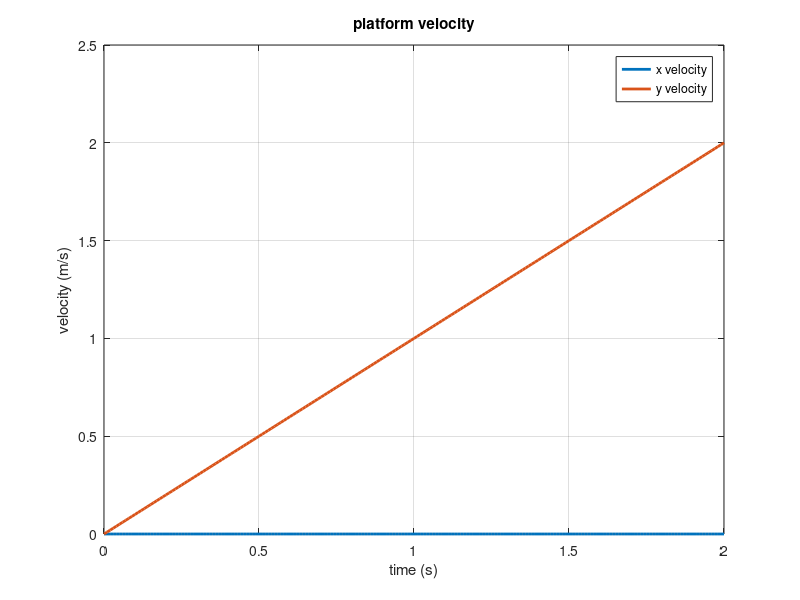
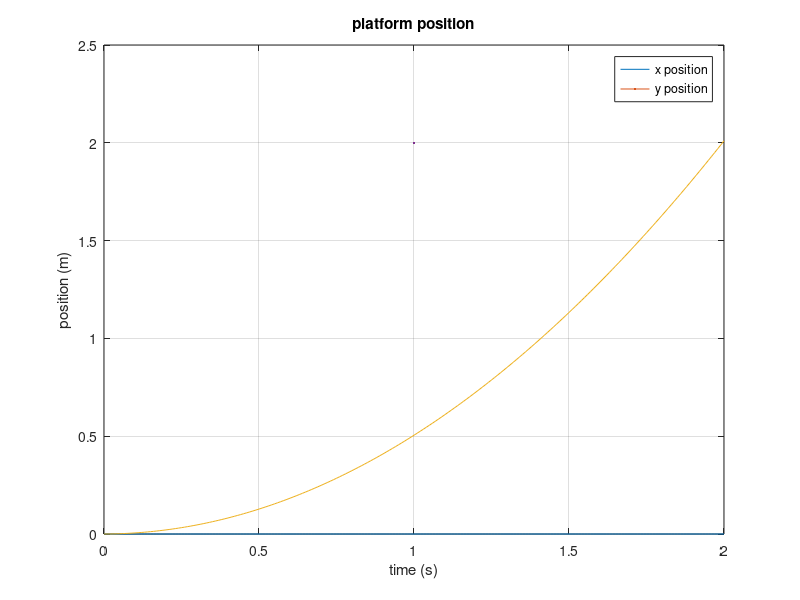
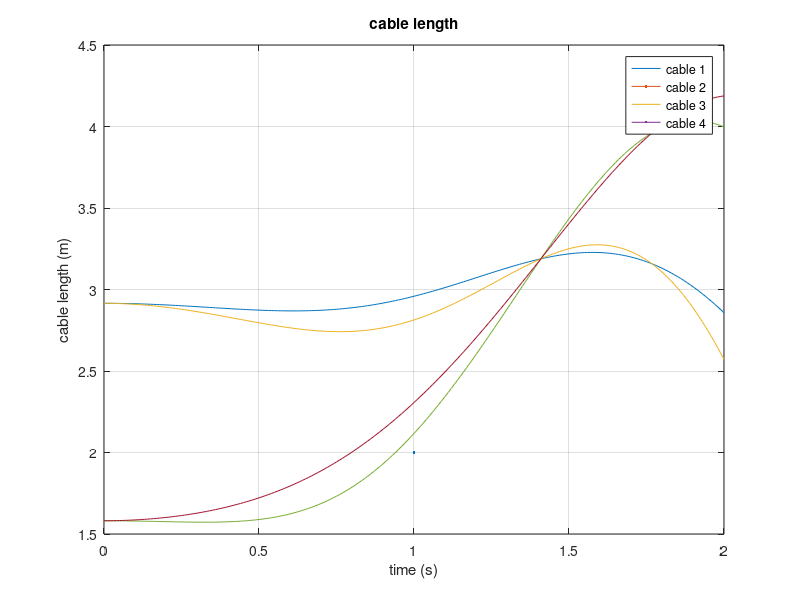
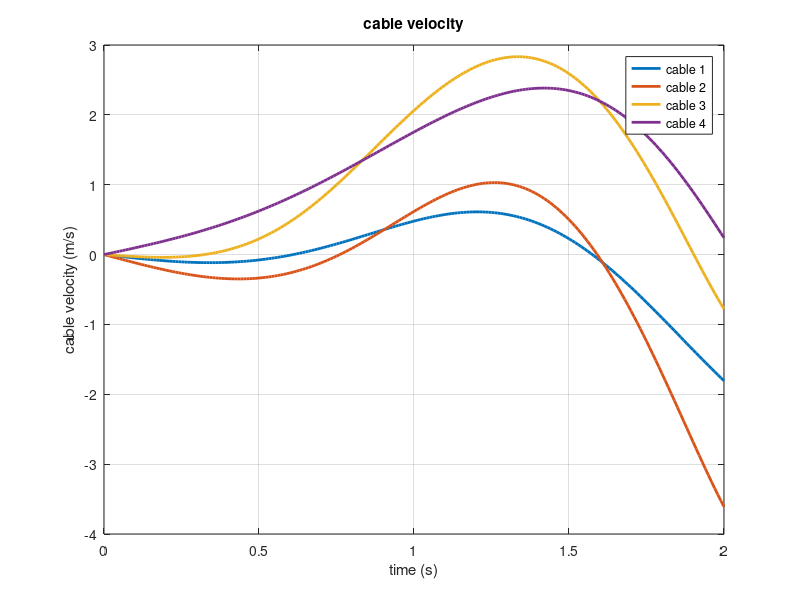

These figures' MATLAB source, in order:
% lesson 3.6
% planar dynamics + cable length simulation
%
% this simulation includes:
% 1. platform rigid-body dynamics
% 2. cable force and moments
% 3. platform position and velocity
% 4. cable lengths
% 5. cable Jacobian
% 6. cable velocity
% 7. time-varying jacobian
% 8. cable acceleration
% 9. numerical verification

clc;
clear;
close all;

%% ===========
%1. system parameters 
% =======================

m = 2;   % platform mass [kg]
Iz = 0.5; % platform moment of inertia [kg*m^2]

% mass matrix
M = [m 0 0;
    0 m 0;
    0 0 Iz];

%% ======================== 
% 2. cable wrench and external wrench
% =============

% cable wrench acting on platform
% Fx Fy Tz
w_cable = [0; 4; 1]; % N,N,N*m

%external wrench 
w_ext = [0; -2; 0]; % N,N,N*m

% net wrench
w_net = w_cable + w_ext;

%% =============
% 3. platform acceleration
% ============

% dynamic equation:
% M * q_ddot = w_net 
% therefore:
% q_ddot = M^(-1) * w_net
q_ddot = M \ w_net;

%% ====================
% 4. initial conditions
% ===========

% initial platform position
% q = [x; y; θ]
q = [0; 0; 0];

% initial platform velocity
% q_dot = [x_dot; y_dot; theta_dot]
q_dot = [0; 0; 0];

%% ================
% 5. simulation settings
% ============

dt = 0.01; % time steps [s]
t = 0:dt:2; % simulation time [s]
N = length(t); 

%% =====================
% 6. cable geometry
% ================

% fixed anchor positions 
% each column represents one anchor:
% A(:,1) → A1
% A(:,2) → A2
% A(:,3) → A3
% A(:,4) → A4
A = [-2 2 2 -2;
    3 3 -1 -1];

% platform attachment points relative to platform center 
% each column represents one attachment point:
% r(:,1) → r1
% r(:,2) → r2
% r(:,3) → r3
% r(:,4) → r4
r = [-0.5 0.5 0.5 -0.5;
    0.5 0.5 -0.5 -0.5
    ];

n_cables = size(A,2);

%% ==================
% 7. Pre-allocation 
% ======================

% platform state
q_history = zeros (3, N);
q_dot_history = zeros(3, N);
q_ddot_history = zeros(3, N);

% cable length
L_history = zeros(n_cables, N);

% cable velocity
L_dot_history = zeros(n_cables, N);
L_dot_numerical_history = zeros(n_cables, N);

% cable acceleration
L_ddot_history = zeros(n_cables, N);
L_ddot_numerical_history = zeros(n_cables, N);

% jacobian
J_history = zeros(3, n_cables, N);
% jacobian is 3x4 in each time step
% use 3D matrix to recording all jacobian in different time step
J_dot_history = zeros(3, n_cables, N);



%% ==============
% 8. dynamics simulation loop
% ================

for k = 1 : N
    % --------
    % 8.1 store platform state
    % --------
    
    q_history (:, k) = q;
    q_dot_history(:, k) = q_dot;
    q_ddot_history(:, k) = q_ddot;

    % -----------
    % 8.2 platform position and rotation
    % ----------

    % platform center
    P = q(1:2);

    % platform orientation
    theta = q(3);

    % rotation matrix 
    R = [cos(theta) -sin(theta);
        sin(theta) cos(theta)];

    % -----------
    % 8.3 Calculate world-frame attachment points
    % ----------
    
    % r, attachment point in platform frame
    % world-frame attachment points
    B = P + R * r;
    
    % -----------
    % 8.4 calculate cable vectors
    % ----------

    % cable vector from the attachment point to anchor
    D = A - B; 

    % --------
    % 8.5 calculate cable lengths
    % ---------

    % each column of D represents one cable vector
    % L_i = sqrt(dx_i^2 + dy_i^2)
    % D.^2 每个元素单独求平方
    % sum(D.^2, 1), 按列向下相加
    % L is 1×4, L_history(:,k) needs 4×1
    % therefore transpose L
    L = sqrt(sum(D.^2, 1))';
    
    % store cable lengths
    L_history(:, k) = L;

    % -----------
    % 8.6 calculate jacobian and J_dot
    % ----------


    % unit vector from attachment point to anchor 
    % D is 2×4, L is 4×1
    % therefore, L is automatically extended to 2×4 
    % L (cable1 cable1; ......; cable4 cable4)
    % 点除需要列数相等 所以这里又进行了转置
    u =  D ./ L';

    J = zeros(3, n_cables);
    
    % 计算 jacobian每一行每一列数据 3行四列
    for i = 1: n_cables
        
        % cable direction 
        % there are four columns 
        ui = u(:, i);

        % Attachment point relative to platform center
        ri = r(:,i);

        % transition contribution
        % dL/dx and dL/dy
        J(1, i) = -ui(1);
        J(2, i) = -ui(2);

        % rotation contribution
        % d(R*r)/dtheta
        dri_dtheta = [-sin(theta) -cos(theta);
            cos(theta) -sin(theta)] * ri;

        % dL/dtheta
        J(3, i) = -ui' * dri_dtheta;   
    end
    
    % store jacobian 
    J_history(:, :, k) = J;

    % calculate j_dot
    if k == 1
        J_dot = zeros(3, 4);
    else
        J_dot = (J - J_history(:, :, k - 1)) / dt;
    end
    J_dot_history(:, :, k) = J_dot;
    
    % -----------
    % 8.6 calculate cable velocity and acceleration
    % ----------

    % calculate cable velocity
    % J = 3×4
    % q_dot = 3×1
    L_dot = J' * q_dot;

    % store cable velocity
    L_dot_history(:, k) = L_dot;
    
    % calculate cable acceleration 
    L_ddot = J' * q_ddot + J_dot' * q_dot;

    % store cable acceleration
    L_ddot_history(:,k) = L_ddot;
    
    % ------------
    % 8.7 update platform velocity and position
    % ---------

    % do not update after the final time point
    if k < N
        
        % velocity integration
        % q_dot_new = q_dot_old + q_ddot * dt
        q_dot = q_dot + q_ddot * dt;

        % position integration
        % q_new = q_old + q_dot * dt
        q = q + q_dot *dt;

    end 

    % calculate cable velocity using numerical differentiation
    if k == 1 
        L_dot_numeric = zeros(4,1);
    else
        L_dot_numeric = (L_history(:, k) - L_history(:, k-1))/ dt;
    end 
    
    % store numerical cable velocity
    L_dot_numerical_history (:, k) = L_dot_numeric;

    % calculate cable acceleration using numerical differentiation
    if k == 1 
        L_ddot_numeric = zeros(4,1);
    else
        L_ddot_numeric = (L_dot_history(:, k) - L_dot_history(:, k-1))/ dt;
    end 

    % store numerical cable acceleration
    L_ddot_numerical_history (:, k) = L_ddot_numeric;

end 

%% =========
% 9. plot platform velocity 
% =======

figure;

% (1, :)提起第一行中所以的列数据，就是所有x方向的速度
plot(t, q_dot_history(1, :), 'LineWidth', 2);
hold on;

plot(t, q_dot_history(2, :), "LineWidth", 2);

xlabel('time (s)');
ylabel('velocity (m/s)');

legend('x velocity', 'y velocity');
title('platform velocity');

grid on;

%% ===========
% 10. plot platform position
% ========

figure;

plot(t, q_history(1, :), LineWidth=2);
hold on;

plot(t, q_history(2, :), LineWidth=2);

xlabel('time (s)');
ylabel('position (m)');

legend('x position', 'y position');
title('platform position');

grid on;

%% ===========
% 11. plot cable length
% ========

figure;

plot(t, L_history(1, :), LineWidth=2);
hold on;

plot(t, L_history(2, :), LineWidth=2);
plot(t, L_history(3, :), LineWidth=2);
plot(t, L_history(4, :), LineWidth=2);

xlabel('time (s)');
ylabel('cable length (m)');

legend('cable 1', 'cable 2', 'cable 3', 'cable 4' );
title('cable length');

grid on;

%% ===========
% 11. plot cable velocity
% ========

figure;

plot(t, L_dot_history(1,:), 'LineWidth', 2);
hold on;

plot(t, L_dot_history(2,:), 'LineWidth', 2);
plot(t, L_dot_history(3,:), 'LineWidth', 2);
plot(t, L_dot_history(4,:), 'LineWidth', 2);

xlabel('time (s)');
ylabel('cable velocity (m/s)');
legend('cable 1', 'cable 2', 'cable 3', 'cable 4');
title('cable velocity');
grid on;

%% ===========
% 12. compare cable velocity
% ========

figure;

plot(t, L_dot_history(1, :), 'LineWidth', 2);
hold on;

plot(t, L_dot_numerical_history(1, :), '--', 'LineWidth', 2);
xlabel('time (s)');
ylabel('cable 1 velocity (m/s)');
legend('jacobian', 'numerical difference');
title('Cable 1 velocity comparison');
grid on;

%% ===========
% 12. compare cable acceleration
% ========

figure;

plot(t, L_ddot_history(1, :), 'LineWidth', 2);
hold on;

plot(t, L_ddot_numerical_history(1, :), '--', 'LineWidth', 2);
xlabel('time (s)');
ylabel('cable 1 acceleration (m/s²)');
legend('jacobian', 'numerical difference');
title('Cable 1 acceleration comparison');
grid on;
